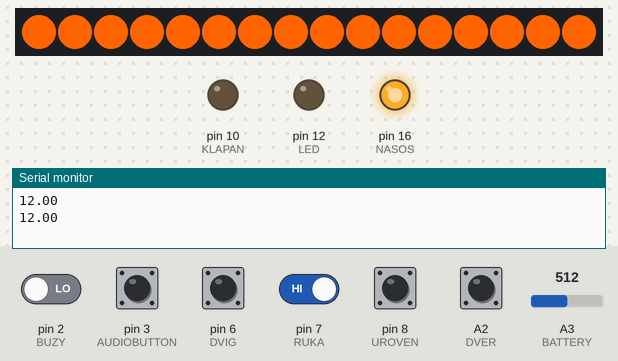
The sketch below on a simulated Arduino Mega 2560, built with avr-gcc and run on an emulated ATmega2560. Parts: 16 RGB LEDs in strip order, left to right, output pins drawn as LEDs (lit = HIGH), the last lines printed to the serial monitor. The test bench sets the inputs (shaded band); at power-on: A2 (DVER), pin 3 (AUDIOBUTTON), pin 6 (DVIG), pin 7 (RUKA), pin 8 (UROVEN) HIGH, pin 2 (BUZY) LOW, A3 (BATTERY) = 512.

Above: at 10.57 s.
10.9 s: pin 7 (RUKA) driven LOW
12.9 s: pin 2 (BUZY) driven HIGH
At 13.1 s:
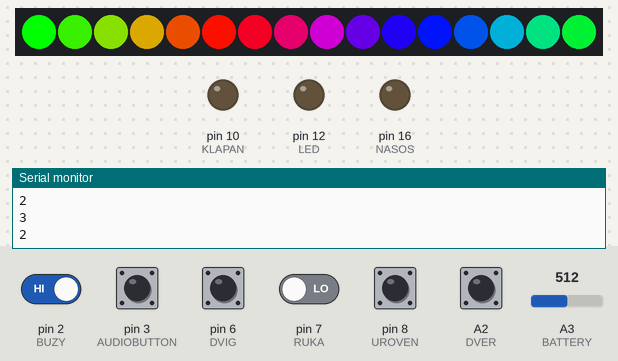
16.0 s: pin 2 (BUZY) driven LOW
At 18.8 s:
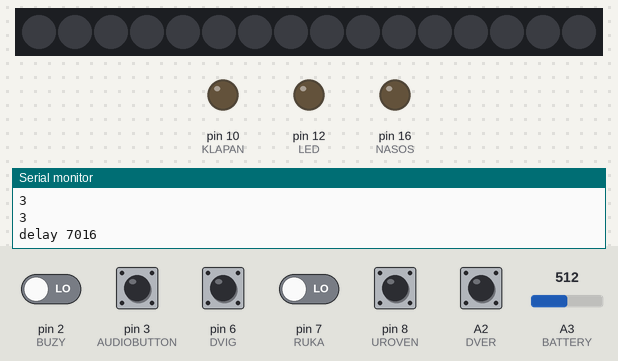
19.3 s: A2 (DVER) pulled LOW for 1 s
At 19.5 s:
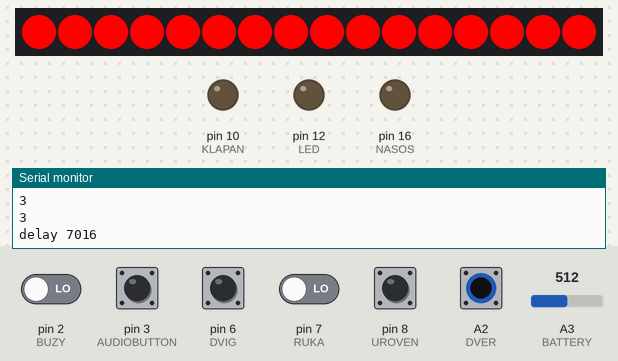
21.8 s: pin 7 (RUKA) driven HIGH
At 23.13 s:
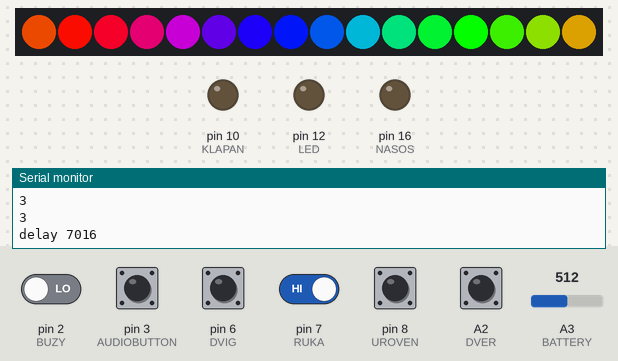
25.1 s: pin 2 (BUZY) driven HIGH and pin 7 (RUKA) driven LOW
At 25.84 s:
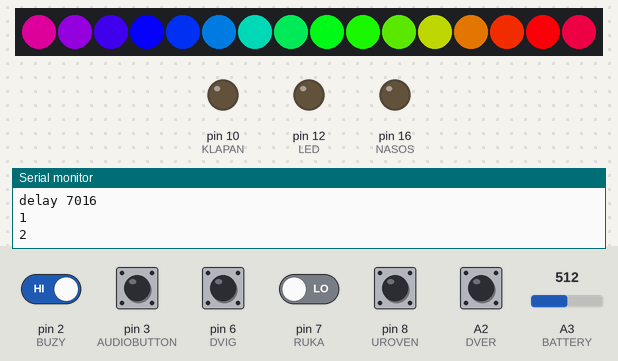
Timing chart, 0 to 28.1 s (numbered marks = the images above; inputs shaded):
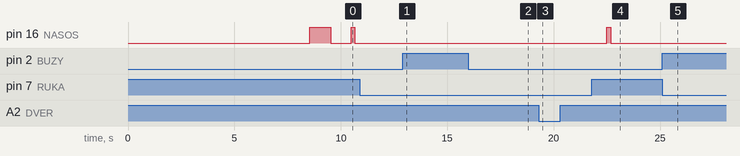

Measured:
- after the input at 12.9 s, the LEDs: change after 0.05 s (image 1)
- after the input at 19.3 s, the LEDs: change after 0.15 s (image 3)
- after the input at 21.8 s, pin 16 (NASOS): LOW → HIGH after 0.70 s, → LOW 0.18 s later; the LEDs: first change at once (image 4 shows a later state)
- after the input at 25.1 s, the LEDs: first differ from a run without the input after 0.59 s (image 5)
- what the display in image 0 shows lasts 0.9 s, from 9.8 s to 10.7 s

The sketch:

dezV1.ino
```cpp
#include <Adafruit_NeoPixel.h>

//******************PINS**********************************
#define RUKA         7    //Емкостной датчик наличия руки
#define UROVEN       8 //Датчик уровня жидкости
#define DVIG         6    //Датчик движения
#define RGB1         5     //Светодиодная лента
#define NASOS        16     //Насос
#define KLAPAN       10     //Клапан
#define BUZY         2      //Индикатор работы речевого модуля
#define BATTERY      A3     //Заряд батареи
#define DVER         A2     //Геркон
#define LED          12     //Подсветка
#define AUDIOBUTTON  3

//*****************AUDIO***********************************
#define AUDIO_HELLO     1
#define AUDIO_VPRISK    2
#define AUDIO_NEXTHAND  3
#define AUDIO_END       4
#define AUDIO_NOFLUID   5
#define AUDIO_DOOR      6
#define AUDIO_LOWBAT    7
#define AUDIO_CRIRBAT   8
#define AUDIO_ERROR     9
#define AUDIO_START     10

//*****************CONSTANTS*******************************
#define NUMPIXELS       16    //Количество светодиодов
#define MOTION_PERIOD   5000  // период до начала следующего приветствия
#define HAND_MAXPERIOD  7000

#define NASOS_TIME1       180
#define NASOS_TIME2       100
#define BATTERY_CONST   0.012890625
#define BATTERY_SPREAD  3
//**********************************************************

Adafruit_NeoPixel pixels = Adafruit_NeoPixel(NUMPIXELS, RGB1, NEO_GRB + NEO_KHZ800);

long LastDvig = 15000;
long TimeRuki=0 ;
double battery_voltage[4]={12,12,12,12};
int voltage_step;
bool audio_flag=0;

void setup(){
  pinsInit();
  while(digitalRead(BUZY));
  Serial.begin(9600);
  Serial1.begin(9600);
  pixels.begin();
  delay(2500);
  Battery_check();
  //Battery_check();
  Battery_check();
  Fluid_check();
  Door_check();
  digitalWrite(NASOS, 1); //прогон магистрали
  delay(1000);
  digitalWrite(NASOS, 0);
  Hello_world();

}
void loop() {
  Motion_check();
  Hand_check();
  Door_check();
}


  void Hello_world(){
  delay(50);
  if(!digitalRead(AUDIOBUTTON))AudioPlay(AUDIO_START);
  delay(50);
  while(digitalRead(BUZY))RGBrainbowCycle(1);
  delay(50);
}

void Door_check() {  //функция реакции на открытую дверь
  if(digitalRead(DVER))return;
  AudioPlay(AUDIO_DOOR);
   while(!digitalRead(DVER)){
    RGBsetColor(255,0,0);
    delay(100);
    RGBsetColor(0,0,0);
    delay(100);
   }

  Serial1.write(0x7E);
  Serial1.write(0x02);
  Serial1.write(0xA4);
  Serial1.write(0x7E);
   delay(1000);

}

void Hand_check() { //функция, когда нужно убрать руку
  if(!digitalRead(RUKA))return;

    VPRISK();
    if(!digitalRead(AUDIOBUTTON))AudioPlay(AUDIO_NEXTHAND);
                        while (digitalRead(RUKA))RGBrainbowCycle(1);

    TimeRuki=millis();
    delay(10);
    Serial.println("1");
    while(!digitalRead(RUKA)){
       Serial.println("2");
                        if(digitalRead(BUZY))RGBrainbowCycle(1);
                         Serial.println("3");
      if(millis()-TimeRuki > HAND_MAXPERIOD){
         Serial.println("3");
         Serial.print("delay ");Serial.println(millis()-TimeRuki);
        if(!digitalRead(AUDIOBUTTON))AudioPlay(AUDIO_ERROR);
                        while(digitalRead(BUZY))RGBrainbowCycle(1);
                        RGBsetColor(0,0,0);
                        delay(10);
        return;
      }
    }
                        RGBsetColor(0,0,0);

    VPRISK();
    if(!digitalRead(AUDIOBUTTON))AudioPlay(AUDIO_END);
    //delay(100);
    RGBrainbowCycle(6);
    RGBsetColor(0,0,0);

    Battery_check();
    Fluid_check();
    LastDvig=millis();

    if(digitalRead(RUKA))Hand_check();
    delay(500);
}

void Motion_check(){
  if(!digitalRead(DVIG))return;

  if(millis() - LastDvig > MOTION_PERIOD && !digitalRead(BUZY)){

    if(!digitalRead(AUDIOBUTTON))AudioPlay(AUDIO_HELLO);
    delay(100);
    while(digitalRead(BUZY) && !digitalRead(RUKA))RGBrainbowCycle(1);
    RGBsetColor(0,0,0);
    LastDvig=millis();
  }

}

void Fluid_check(){
  if(!digitalRead(UROVEN))return;
  while(digitalRead(BUZY));

  if(!digitalRead(AUDIOBUTTON))AudioPlay(AUDIO_NOFLUID);
  for(int i=0;i<15;i++){
    RGBsetColor(255,50,0);
    delay(200);
    RGBsetColor(0,0,0);
    delay(200);
  }
  while(digitalRead(BUZY));
}

void Battery_check(){  // Проверка напряжения аккумулятора , в случае низкого заряда
  battery_voltage[voltage_step] = analogRead(BATTERY)*BATTERY_CONST;
  voltage_step++;
  if(voltage_step==3){
    voltage_step=0;
    battery_voltage[3]=battery_voltage[0]+battery_voltage[1]+battery_voltage[2];
    battery_voltage[3]/=3;
  }
  Serial.println(battery_voltage[3]);

  if( battery_voltage[3] <11.75){
    if(!digitalRead(AUDIOBUTTON))AudioPlay(8);

    for(int i=0;i<10;i++){
    RGBsetColor(255,0,0);
    delay(250);
    RGBsetColor(0,0,0);
    delay(250);
    }
    while(1);

  }else if(battery_voltage[3] <11.95){
    if(!digitalRead(AUDIOBUTTON))AudioPlay(7);
    for(int i=0;i<5;i++){
    RGBsetColor(255,50,0);
    delay(500);
    RGBsetColor(0,0,0);
    delay(500);
    }

  }
}

void VPRISK () { //Функция впрыска

  if(!digitalRead(RUKA))return;
  if(!digitalRead(AUDIOBUTTON))AudioPlay(AUDIO_VPRISK);

  RGBsetColor(255,100,0);
  delay(700);
  digitalWrite(NASOS, 1);
  delay(NASOS_TIME1);

//  digitalWrite(KLAPAN,1);
//  delay(NASOS_TIME2);
  digitalWrite(NASOS,0);
//  digitalWrite(KLAPAN,0);
  while(digitalRead(BUZY));

  RGBsetColor(0,0,0);
  delay(100);

}

void AudioPlay(byte track) {
  Serial1.write(0x7E);
  Serial1.write(0x02);
  Serial1.write(0xA4);
  Serial1.write(0x7E);
  delay(30);
  Serial1.write(0x7E);
  Serial1.write(0x04);
  Serial1.write(0xA1);

  Serial1.write(byte(0x00));
  Serial1.write(track);
  Serial1.write(0x7E);
  delay(120);
}

void RGBrainbow(uint8_t wait) {     //RGB радуга для всех светодиодов
  uint16_t i, j;
   delay(50);
  for(j=0; j<256; j++) {
    for(i=0; i<pixels.numPixels(); i++) {
     pixels.setPixelColor(i, RGBWheel((i+j) & 255));
    }
    pixels.show();
    delay(wait);
  }
}

void RGBrainbowCycle(uint8_t wait) {     //RGB радуга по кругу
  uint16_t i, j;
  delay(50);
  for(j=0; j<256; j++) {
    for(i=0; i< pixels.numPixels(); i++) {
      pixels.setPixelColor(i, RGBWheel(((i * 256 / pixels.numPixels()) + j) & 255));
    }
    pixels.show();
    delay(wait);
  }
}


void RGBsetColor(uint8_t r,uint8_t g,uint8_t b){  // RGB установить цвет всей матрицы
    for (int i = 0; i < NUMPIXELS; i++)
  {
    pixels.setPixelColor(i, pixels.Color(r, g, b));
  }
  pixels.show();
}

uint32_t RGBWheel(byte WheelPos) {  // Программная функция
  if(WheelPos < 85) {
   return pixels.Color(WheelPos * 3, 255 - WheelPos * 3, 0);
  } else if(WheelPos < 170) {
   WheelPos -= 85;
   return pixels.Color(255 - WheelPos * 3, 0, WheelPos * 3);
  } else {
   WheelPos -= 170;
   return pixels.Color(0, WheelPos * 3, 255 - WheelPos * 3);
  }
}

void pinsInit(){
  pinMode(RUKA, INPUT);
  pinMode(UROVEN,INPUT);
  pinMode(DVIG, INPUT);
  pinMode(RGB1, OUTPUT);
  pinMode(NASOS, OUTPUT);
  pinMode(KLAPAN, OUTPUT);
  pinMode(BUZY,INPUT);
  pinMode(BATTERY,INPUT);
  pinMode(LED,OUTPUT);
  pinMode(DVER,INPUT_PULLUP);
  pinMode(AUDIOBUTTON,INPUT_PULLUP);
}
```
